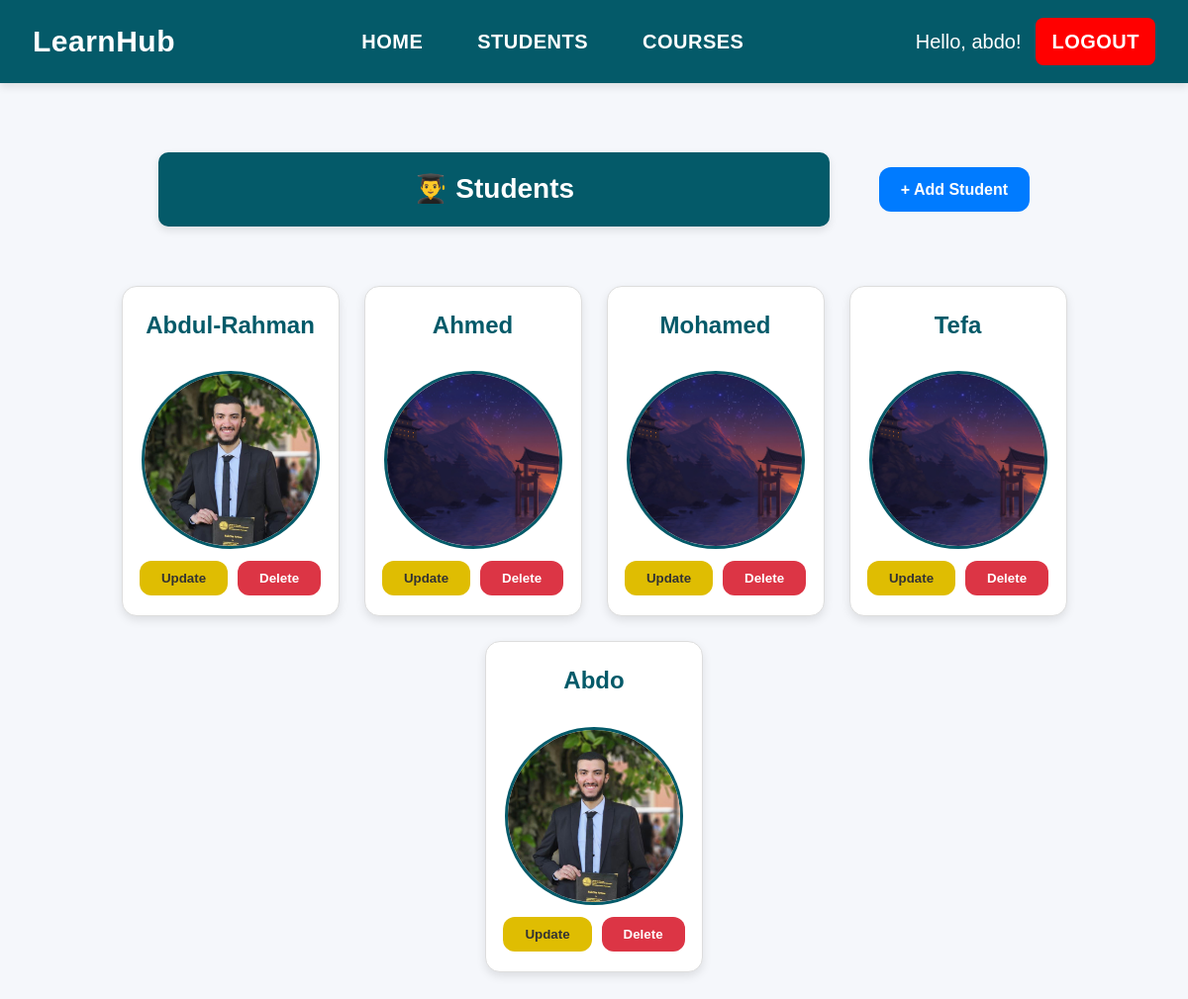
/student/studentHome/ (signed in), run on an earlier commit of the app's database.
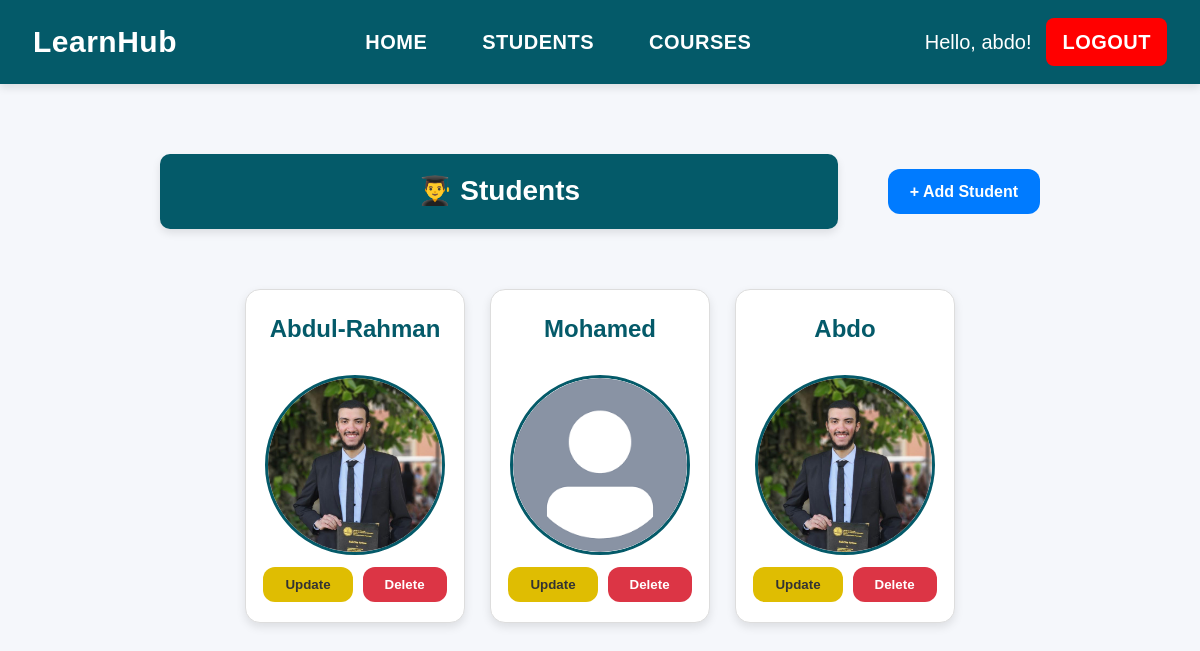
And on a later commit of the database.
### student/models.py (models this page shows, shortened)
class Student(models.Model):
    name = models.CharField(max_length=30)
    study_year= models.IntegerField()
    enrollment_date = models.DateField()
    image = models.ImageField(upload_to='students_images/', blank=True, null=True)  # ← الصورة
    courses = models.ManyToManyField('course.Course')  # ←  العلاقة m:n
    def get_courses(self):
        return ", ".join([course.name for course in self.courses.all()])
    get_courses.short_description = 'Courses'
    get_courses.admin_order_field = 'courses'

### student/views.py (the view)
# urls.py: path('studentHome/',student_home, name='studHome'),
@login_required(login_url='/login/')
def student_home(request):
    data = Student.objects.all()
    return render(request, 'student/home.html',{'students_jinja': data})

### student/templates/student/home.html (shortened to what this page needs)
{% extends "Home.html" %}
{% load static %}
 {% block content %}
<div class="course-header">
    <h1 class="page-title">👨‍🎓 Students</h1>
    <a href="{% url 'add_student' %}" class="add-btn btn">+ Add Student</a>
</div>
        {% endblock content %}
        {% block content2 %}
        <section class="students_section">
        {% for s in  students_jinja %}
        <div class="student_card">
            <a href="{% url 'view_student' s.id %}">
                <h2>{{ s.name }}</h2>
            </a>
    {% if s.image %}
    <img src="{{ s.image.url }}" alt="{{ s.name }}" width="180" height="180">
    {% else %}
        <p>No image uploaded</p>
    {% endif %}
            <div class="actions">
                <a href="{% url 'update_student' s.id %}" > <button class="btn btn-edit"> Update </button></a>
                <a href="{% url 'delete_student' s.id %}" > <button class="btn btn-delete" >Delete </button></a>
            </div>
</div>
        {% endfor %}
    </section>
        {% endblock content2 %}

### templates/Home.html (shortened to what this page needs)
{% load static %}
<!DOCTYPE html>
<html lang="en">
<head>
    <link rel="stylesheet" href="{% static 'css/Home.css' %}">
</head>
<body>
    <nav>
        <div class="logo">
                    <a id="logolink" href="{% url 'home' %}">LearnHub</a>
        </div>
        <div class="nav-links">
        <a href="{% url 'home' %}">Home</a>
        <a href="{% url 'studHome' %}">Students</a>
        <a href="{% url 'courseHome' %}">Courses</a>
        </div>
        <div class="log-reg">
              {% if user.is_authenticated %}
              <p> Hello, {{ user.username }}!</p>
      <a href="{% url 'logout' %}" class="btn-logout">Logout</a>
      {% else %}
      <a href="{% url 'login' %}" class="btn-login">Login</a>
    <a class="btn-register  " href="{% url 'register' %}">Register</a>
</div>
      {% endif %}
    </nav>
    <main class="info-section">
{% block content %}{% endblock content %}
{% block content2 %}{% endblock content2%}
    </main>
</body>
</html>

### static/css/Home.css (style rules this page uses)
* { margin: 0; padding: 0; box-sizing: border-box; }
body { background: #f5f7fb; font-family: 'Poppins', sans-serif; color: #333; line-height: 1.6; }
#logolink { text-decoration: none; color: white; text-transform: none; }
nav { display: flex; justify-content: center; align-items: center; background-color: #045a69; padding: 18px; text-align: center; font-size: 20px; box-shadow: 0 4px 8px rgba(0, 0, 0, 0.1); position: sticky; top: 0; z-index: 1000; }
.logo { flex-grow: 1; text-align: left ; font-weight: 700; font-size: 30px; color: #fff; letter-spacing: 1px; }
.nav-links { display: flex; gap: 25px; flex-grow: 1; }
.log-reg { display: flex; align-items: center; color: white; }
nav a { color: #fff; margin: 0 15px; font-weight: 600; text-transform: uppercase; letter-spacing: 0.5px; transition: 0.3s; }
.btn-logout { background-color: red; color: #fff; padding: 8px 16px; border-radius: 8px; font-weight: 600; transition: background-color 0.3s ease; }
h1 { background-color: #045a69; padding: 15px; text-align: center; font-size: 28px; border-radius: 10px; color: white; margin: 20px auto; max-width: 900px; box-shadow: 0 4px 8px rgba(0, 0, 0, 0.1); }
h2 { color: #222; transition: 0.3s; }
a { text-decoration: none; color: inherit; }
.btn, .add-btn { background: #007bff; color: white; padding: 10px 22px; border-radius: 12px; border: none; cursor: pointer; font-weight: 600; transition: all 0.3s ease; text-decoration: none; display: inline-block; }
.btn-delete { background: #dc3545; }
.btn-edit { background: #dfbd02; color: #333; }
.students_section { display: flex; flex-wrap: wrap; justify-content: center; gap: 25px; padding: 20px; }
.student_card { display: flex; flex-direction: column; align-items: center; gap: 12px; border: 1px solid #ddd; border-radius: 15px; padding: 20px; background: white; text-align: center; width: 220px; box-shadow: 0 4px 10px rgba(0, 0, 0, 0.1); transition: all 0.3s ease; }
.student_card img { width: 180px; height: 180px; border-radius: 50%; object-fit: cover; border: 3px solid #045a69; }
.actions { display: flex; justify-content: center; gap: 10px; }
.course-header { display: flex; justify-content: space-between; align-items: center; max-width: 900px; margin: 20px auto; padding: 0 10px; gap: 50px; }
.page-title { font-size: 28px; background-color: #045a69; color: white; padding: 15px; border-radius: 10px; box-shadow: 0 4px 8px rgba(0, 0, 0, 0.1); flex-grow: 1; text-align: center; }
.info-section { text-align: center; padding: 30px 20px; }
.info-section h2 { color: #045a69; font-size: 1.5rem; margin-bottom: 15px; }

What changed in the data, as far as the page shows it:
removed Student: name "Ahmed", image (picture)
removed Student: name "Tefa", image (picture)
changed Student "Mohamed": image: a different picture
